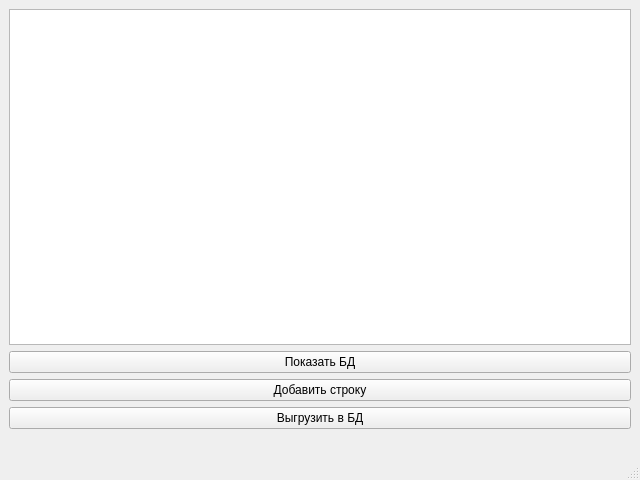
<?xml version="1.0" encoding="UTF-8"?>
<ui version="4.0">
 <class>MainWindow</class>
 <widget class="QMainWindow" name="MainWindow">
  <property name="geometry">
   <rect>
    <x>0</x>
    <y>0</y>
    <width>640</width>
    <height>480</height>
   </rect>
  </property>
  <property name="windowTitle">
   <string>MainWindow</string>
  </property>
  <widget class="QWidget" name="centralwidget">
   <layout class="QVBoxLayout" name="verticalLayout">
    <item>
     <widget class="QTableWidget" name="tableWidget"/>
    </item>
    <item>
     <widget class="QPushButton" name="pushButton">
      <property name="text">
       <string>Показать БД</string>
      </property>
     </widget>
    </item>
    <item>
     <widget class="QPushButton" name="addNewLine">
      <property name="text">
       <string>Добавить строку</string>
      </property>
     </widget>
    </item>
    <item>
     <widget class="QPushButton" name="loadButton">
      <property name="text">
       <string>Выгрузить в БД</string>
      </property>
     </widget>
    </item>
    <item>
     <widget class="QLabel" name="label">
      <property name="text">
       <string/>
      </property>
      <property name="alignment">
       <set>Qt::AlignCenter</set>
      </property>
     </widget>
    </item>
   </layout>
  </widget>
  <widget class="QMenuBar" name="menubar">
   <property name="geometry">
    <rect>
     <x>0</x>
     <y>0</y>
     <width>640</width>
     <height>21</height>
    </rect>
   </property>
  </widget>
  <widget class="QStatusBar" name="statusbar"/>
 </widget>
 <resources/>
 <connections/>
</ui>
